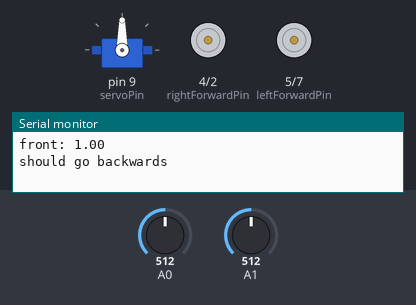
The sketch below on a simulated Arduino Uno, built with avr-gcc and run on an emulated ATmega328P. Parts: servo, motor-driver pin pairs drawn as motors (green arrow = first pin HIGH = forward, orange = second pin HIGH = backward, longer = more drive), the last lines printed to the serial monitor. Inputs (shaded band) come from the test bench; at power-on: A0 = 512, A1 = 512.

Above: at 1.2 s.
1.3 s: A0 set to 43
At 1.65 s:
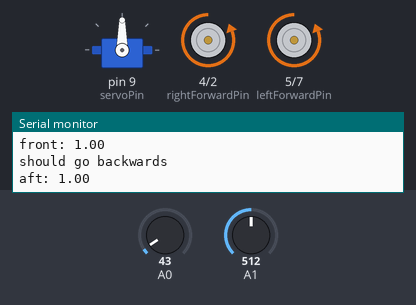
5.0 s: A0 set to 38
At 5.83 s:
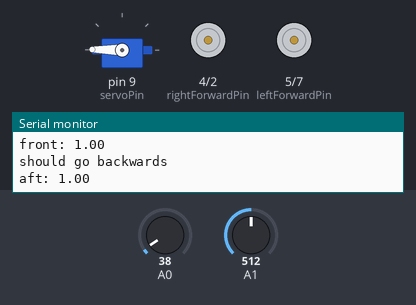
8.5 s: A1 set to 374
At 8.94 s:
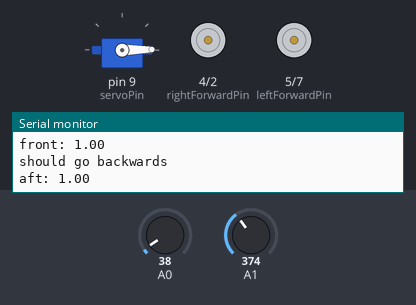
14.2 s: A1 set to 352
18.6 s: A1 set to 511
24.3 s: A0 set to 122
At 40.2 s:
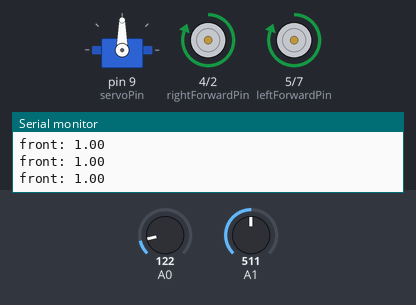
Timing chart, 0 to 53.3 s (numbered marks = the images above; inputs shaded):
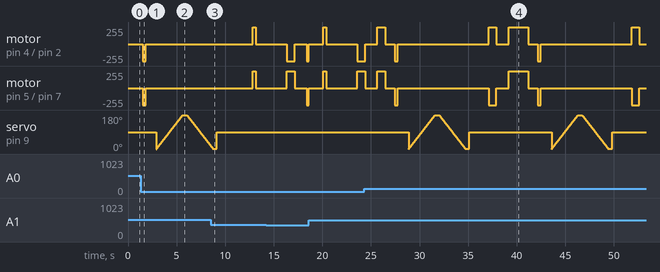

The sketch:

motor_maze_turn.ino
```cpp
#include <Servo.h>

#define VOLTS_PER_UNIT .0049F

Servo myservo;  // create servo object to control a servo
                // a maximum of eight servo objects can be created

int servoPos = 0;    // variable to store the servo position


//declaring the pins for the IN pins on the L298N
const int rightForwardPin = 4;
const int rightBackwardPin = 2;
const int leftBackwardPin = 7;
const int leftForwardPin = 5;
const int forwardDistanceSensorPin = 0;
const int aftDistanceSensorPin = 1;
const int attemptLimit = 3;
const int servoPin = 9;
const int servoDegrees = 180;

const int directionForward = 0;
const int directionBackward = 1;
const int directionLeft = 2;
const int directionRight = 3;

const int servoReadDelay = 400;

float acceptableProximity = 12.0; // inches

int currentDirection;

int runTime = 2000;

float lastFrontDistance = 0.0;
float lastAftDistance = 0.0;
int stuckAttempts = 0;

void setup()
{
  Serial.begin(9600);


  //Stating that the pins are OUTPUT
  pinMode(rightForwardPin, OUTPUT);
  pinMode(rightBackwardPin, OUTPUT);
  pinMode(leftForwardPin, OUTPUT);
  pinMode(leftBackwardPin, OUTPUT);

  myservo.attach(servoPin);  // attaches the servo on pin 9 to the servo object

  lastFrontDistance = getDistance(forwardDistanceSensorPin);
  lastAftDistance = getDistance(aftDistanceSensorPin);


}

//Looping to test the wheels of the car
void loop()
{

  boolean stuck = isStuck(getDistance(forwardDistanceSensorPin), getDistance(aftDistanceSensorPin))  ;
  if (stuck && stuckAttempts > 5)
  {
    Serial.println("stuck");
    stuckAttempts = 0;
    stopCar();
    backUp();
    currentDirection = getNextDirection();
    delay(runTime );

    return;

  }
  else if (stuck)
  {
    stuckAttempts += 1;
  }

  if (currentDirection == directionBackward)
  {
    backward(false);
  }
  else if (currentDirection == directionLeft)
  {
    left();
  }
  else if (currentDirection == directionRight)
  {
    right();
  }
  else
  {
    forward(false);
  }
  delay(200);
  //stopCar();

 // backward();

//  stopCar();

//  left();

//  stopCar();

//  right();

//  stopCar();
}

void initServo()
{
  servoPos = 90;
  myservo.write(servoPos);

}

boolean isStuck(float frontRead, float aftRead)
{
  float frontVariance = (frontRead / lastFrontDistance);
  if (frontVariance > 1.08 || frontVariance < .92)
  {
    return false;
  }
  return true;
  float aftVariance = (aftRead / lastAftDistance);
  return (aftVariance < 1.08 && aftVariance > .92);

}

//Setting the wheels to go forward by setting the forward pins to HIGH
void forward(boolean ignoreProximity)
{
  float frontDistance = getDistance(forwardDistanceSensorPin);


  Serial.print("front: ");
  Serial.println(frontDistance / lastFrontDistance);
  lastFrontDistance = frontDistance;
  if (frontDistance < acceptableProximity && !ignoreProximity )
  {
    Serial.println("should go backwards");
    stopCar();
    delay(500);

    backUp();

    currentDirection = getNextDirection();

    delay(runTime);


    return;
  }

  digitalWrite(rightForwardPin, HIGH);
  digitalWrite(rightBackwardPin, LOW);
  digitalWrite(leftForwardPin, HIGH);
  digitalWrite(leftBackwardPin, LOW);

  delay(200);
}

void backUp()
{
    backward(true);
    delay(300);
    stopCar();
}

//Setting the wheels to go backward by setting the backward pins to HIGH
void backward(boolean ignoreProximity)
{
  float aftDistance = getDistance(aftDistanceSensorPin);


  Serial.print("aft: ");
  Serial.println(aftDistance/ lastAftDistance);

  lastAftDistance = aftDistance;

  if ( aftDistance < acceptableProximity && !ignoreProximity)
  {
    Serial.println("should go forwards");
    stopCar();
    delay(500);

    currentDirection = directionForward;
    float frontDistance = getDistance(forwardDistanceSensorPin);
    if (frontDistance < acceptableProximity *2)
    {
      forward(true);
      delay(100);

      currentDirection = directionRight;
    }
    stopCar();
    delay(runTime);


    return;
  }
  digitalWrite(rightForwardPin, LOW);
  digitalWrite(rightBackwardPin, HIGH);
  digitalWrite(leftForwardPin, LOW);
  digitalWrite(leftBackwardPin, HIGH);


}

//Setting the wheels to go right by setting the rightBackwardPin and leftForwardPin to HIGH
void right()
{
  Serial.println("Going right");
  digitalWrite(rightForwardPin, LOW);
  digitalWrite(rightBackwardPin, HIGH);
  digitalWrite(leftForwardPin, HIGH);
  digitalWrite(leftBackwardPin, LOW);
  delay(800);
  stopCar();
  delay(50);
  currentDirection = getPostTurnDirection();

}

//Setting the wheels to go left by setting the rightForwardPin and leftBackwardPin to HIGH
void left()
{
  Serial.println("Going left");
  digitalWrite(rightForwardPin, HIGH);
  digitalWrite(rightBackwardPin, LOW);
  digitalWrite(leftForwardPin, LOW);
  digitalWrite(leftBackwardPin, HIGH);

  delay(800);
  stopCar();
  delay(50);
  currentDirection = getPostTurnDirection();
}

//Setting the wheels to go stop by setting all the pins to LOW
void stopCar()
{
  digitalWrite(rightForwardPin, LOW);
  digitalWrite(rightBackwardPin, LOW);
  digitalWrite(leftForwardPin, LOW);
  digitalWrite(leftBackwardPin, LOW);
  delay(1000);
}

float getLeftDistance()
{
  for(servoPos = 0; servoPos < servoDegrees; servoPos += 1)  // goes from 0 degrees to 180 degrees
  {                                  // in steps of 1 degree
    myservo.write(servoPos);              // tell servo to go to position in variable 'pos'
    delay(15);                       // waits 15ms for the servo to reach the position
  }
  delay(servoReadDelay);
  return getDistance(forwardDistanceSensorPin);

}

float getRightDistance()
{
  for(servoPos = servoDegrees; servoPos >= 1; servoPos -= 1)  // goes from 0 degrees to 180 degrees
  {                                  // in steps of 1 degree
    myservo.write(servoPos);              // tell servo to go to position in variable 'pos'
    delay(15);                       // waits 15ms for the servo to reach the position
  }
  delay(servoReadDelay);
  return getDistance(forwardDistanceSensorPin);

}

int getNextDirection()
{
  initServo();
  delay(100);

  float front = getDistance(forwardDistanceSensorPin);
  delay(15);
  if (front <= 1.0)
  {
    stopCar();
    return directionBackward;
  }

  float left = getLeftDistance();
  float right = getRightDistance();
  float aft = getDistance(aftDistanceSensorPin);

  float result = left;
  if (left < right)
  {
    result = right;
  }

  if (aft > result)
  {
    result = aft;
  }

  result = max(left, right);
  result = max(result, aft);

  initServo();
  if (result == left)
  {
    return directionLeft;
  }
  if (result == right)
  {
    return directionRight;
  }


  return directionBackward;
}

float getDistance(int pin)
{
  int proxSens = analogRead(pin);
  float volts = (float)proxSens * VOLTS_PER_UNIT;
  if (volts < .2)
  {
    return -1;
  }
  float inches = 23.897 * pow(volts, -1.1907);
  return inches;
}

int getPostTurnDirection()
{
  float frontDistance = getDistance(forwardDistanceSensorPin);
  float aftDistance = getDistance(aftDistanceSensorPin);
  if (aftDistance < frontDistance)
  {
    return directionForward;
  }
  return directionBackward;
}
```

Measured:
- the behaviour switches between 41 and 40 on A0 (found by bisection; images 1 and 2)
